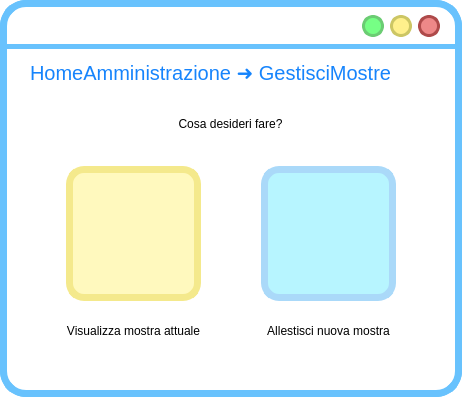
<?xml version="1.0" encoding="UTF-8"?>
<ui version="4.0">
 <class>MainWindow</class>
 <widget class="QMainWindow" name="MainWindow">
  <property name="geometry">
   <rect>
    <x>0</x>
    <y>0</y>
    <width>462</width>
    <height>397</height>
   </rect>
  </property>
  <property name="windowTitle">
   <string>MainWindow</string>
  </property>
  <property name="styleSheet">
   <string notr="true">QWidget{
background:rgb(255, 255, 255);
border-radius:26px;
border-color:rgb(104, 194, 253);
border-style: solid;
border-width:7;
}
QLabel{
border-width:0;
font: 20pt &quot;Lato Light&quot;;
}
QLineEdit{
border-width:0;
font: 14pt &quot;Lato Light&quot;;
}
QAbstractItemView {
    border: 3px solid  rgb(104, 194, 253);  
border-radius:8px;
  selection-background-color:  rgb(104, 194, 253);
margin:-2px;
text-align:center;
border-width:5;
}</string>
  </property>
  <widget class="QWidget" name="centralwidget">
   <widget class="QLabel" name="label">
    <property name="geometry">
     <rect>
      <x>0</x>
      <y>44</y>
      <width>641</width>
      <height>5</height>
     </rect>
    </property>
    <property name="styleSheet">
     <string notr="true">background-color:rgb(104, 194, 253);</string>
    </property>
    <property name="text">
     <string/>
    </property>
   </widget>
   <widget class="QPushButton" name="reduceButton">
    <property name="geometry">
     <rect>
      <x>362</x>
      <y>15</y>
      <width>22</width>
      <height>22</height>
     </rect>
    </property>
    <property name="sizePolicy">
     <sizepolicy hsizetype="Fixed" vsizetype="Fixed">
      <horstretch>0</horstretch>
      <verstretch>0</verstretch>
     </sizepolicy>
    </property>
    <property name="minimumSize">
     <size>
      <width>22</width>
      <height>22</height>
     </size>
    </property>
    <property name="maximumSize">
     <size>
      <width>24</width>
      <height>24</height>
     </size>
    </property>
    <property name="cursor">
     <cursorShape>PointingHandCursor</cursorShape>
    </property>
    <property name="styleSheet">
     <string notr="true">QPushButton{
 background-color:#76ff85;
 border-style: solid;
 border-radius:11px;
font: 18pt &quot;Candara&quot;;
border-color:#6bcc73;
border-width:3;
}

QPushButton::pressed{
	background-color : white;
	border-color:#6bcc73;
	border-width:3;
}
</string>
    </property>
    <property name="text">
     <string/>
    </property>
   </widget>
   <widget class="QPushButton" name="exitButton">
    <property name="geometry">
     <rect>
      <x>418</x>
      <y>15</y>
      <width>22</width>
      <height>22</height>
     </rect>
    </property>
    <property name="sizePolicy">
     <sizepolicy hsizetype="Fixed" vsizetype="Fixed">
      <horstretch>0</horstretch>
      <verstretch>0</verstretch>
     </sizepolicy>
    </property>
    <property name="minimumSize">
     <size>
      <width>22</width>
      <height>22</height>
     </size>
    </property>
    <property name="maximumSize">
     <size>
      <width>24</width>
      <height>24</height>
     </size>
    </property>
    <property name="cursor">
     <cursorShape>PointingHandCursor</cursorShape>
    </property>
    <property name="styleSheet">
     <string notr="true">QPushButton{
 background-color:#ee8888;
 border-style: solid;
 border-radius:11px;
font: 18pt &quot;Candara&quot;;
border-color:#ae4a4a;
border-width:3;
}

QPushButton::pressed{
	background-color : white;
	border-color:#ae4a4a;
	border-width:3;
}
</string>
    </property>
    <property name="text">
     <string/>
    </property>
   </widget>
   <widget class="QPushButton" name="maximizeButton">
    <property name="geometry">
     <rect>
      <x>390</x>
      <y>15</y>
      <width>22</width>
      <height>22</height>
     </rect>
    </property>
    <property name="sizePolicy">
     <sizepolicy hsizetype="Fixed" vsizetype="Fixed">
      <horstretch>0</horstretch>
      <verstretch>0</verstretch>
     </sizepolicy>
    </property>
    <property name="minimumSize">
     <size>
      <width>20</width>
      <height>20</height>
     </size>
    </property>
    <property name="maximumSize">
     <size>
      <width>24</width>
      <height>24</height>
     </size>
    </property>
    <property name="cursor">
     <cursorShape>PointingHandCursor</cursorShape>
    </property>
    <property name="styleSheet">
     <string notr="true">QPushButton{
 background-color:#fff08c	;
 border-style: solid;
 border-radius:11px;
font: 18pt &quot;Candara&quot;;
border-color:#ccc664;
border-width:3;
}

QPushButton::pressed{
	background-color : white;
	border-color:#ccc664;
	border-width:3;
}
</string>
    </property>
    <property name="text">
     <string/>
    </property>
   </widget>
   <widget class="QLabel" name="titoloLabel">
    <property name="geometry">
     <rect>
      <x>30</x>
      <y>57</y>
      <width>371</width>
      <height>31</height>
     </rect>
    </property>
    <property name="styleSheet">
     <string notr="true">font-size: 20px;
text-align: left;
background-color: rgba(255, 255, 255,0);
color: #1684FC;
font: 14pt &quot;Lato&quot;;</string>
    </property>
    <property name="text">
     <string>HomeAmministrazione ➜ GestisciMostre</string>
    </property>
   </widget>
   <widget class="QLabel" name="indietroLabel">
    <property name="geometry">
     <rect>
      <x>400</x>
      <y>60</y>
      <width>38</width>
      <height>38</height>
     </rect>
    </property>
    <property name="font">
     <font>
      <family>Lato Light</family>
      <pointsize>20</pointsize>
      <weight>50</weight>
      <italic>false</italic>
      <bold>false</bold>
     </font>
    </property>
    <property name="styleSheet">
     <string notr="true">QLabel{
left: 679px;
top: 140px;
width: 38px;
height: 38px;
border-radius: 33px;
background-color: rgba(173, 237, 255, 0);
}</string>
    </property>
    <property name="text">
     <string/>
    </property>
    <property name="pixmap">
     <pixmap>res/arrow_back_FILL1_wght700_GRAD200_opsz48_risultato.png</pixmap>
    </property>
    <property name="scaledContents">
     <bool>true</bool>
    </property>
    <property name="margin">
     <number>0</number>
    </property>
   </widget>
   <widget class="QLabel" name="InserisciManualmenteBigButton">
    <property name="geometry">
     <rect>
      <x>66</x>
      <y>166</y>
      <width>135</width>
      <height>135</height>
     </rect>
    </property>
    <property name="cursor">
     <cursorShape>PointingHandCursor</cursorShape>
    </property>
    <property name="mouseTracking">
     <bool>true</bool>
    </property>
    <property name="styleSheet">
     <string notr="true">QLabel{
background-color:rgb(255, 249, 190);
border-radius:18;
border-color:rgb(244, 233, 140);
border-width:7;
border-style: solid;
}

QLabel:hover{
background-color: rgb(244, 233, 140);
}
</string>
    </property>
    <property name="text">
     <string/>
    </property>
    <property name="pixmap">
     <pixmap>res/info_FILL1_wght600_GRAD200_opsz48_risultato.png</pixmap>
    </property>
    <property name="scaledContents">
     <bool>true</bool>
    </property>
    <property name="margin">
     <number>17</number>
    </property>
   </widget>
   <widget class="QLabel" name="ScannerizzaBigButton">
    <property name="geometry">
     <rect>
      <x>261</x>
      <y>166</y>
      <width>135</width>
      <height>135</height>
     </rect>
    </property>
    <property name="cursor">
     <cursorShape>PointingHandCursor</cursorShape>
    </property>
    <property name="mouseTracking">
     <bool>true</bool>
    </property>
    <property name="styleSheet">
     <string notr="true">QLabel{
background-color:rgb(183, 245, 255);
border-radius:18;
border-color:rgb(170, 217, 249);
border-width:7;
border-style: solid;
}

QLabel:hover{
background-color: rgb(170, 217, 249);
}
</string>
    </property>
    <property name="text">
     <string/>
    </property>
    <property name="pixmap">
     <pixmap>res/add_photo_alternate_FILL1_wght600_GRAD200_opsz48_risultato.png</pixmap>
    </property>
    <property name="scaledContents">
     <bool>true</bool>
    </property>
    <property name="margin">
     <number>17</number>
    </property>
   </widget>
   <widget class="QLabel" name="label_4">
    <property name="geometry">
     <rect>
      <x>10</x>
      <y>99</y>
      <width>441</width>
      <height>51</height>
     </rect>
    </property>
    <property name="styleSheet">
     <string notr="true">QLabel{
font: 25 18pt &quot;Lato Light&quot;;
background-color: rgba(255, 255, 255,0);
}</string>
    </property>
    <property name="text">
     <string>&lt;html&gt;&lt;head/&gt;&lt;body&gt;&lt;p align=&quot;center&quot;&gt;Cosa desideri fare?&lt;/p&gt;&lt;/body&gt;&lt;/html&gt;</string>
    </property>
   </widget>
   <widget class="QLabel" name="label_5">
    <property name="geometry">
     <rect>
      <x>58</x>
      <y>310</y>
      <width>151</width>
      <height>41</height>
     </rect>
    </property>
    <property name="styleSheet">
     <string notr="true">QLabel{
font: 25 14pt &quot;Lato Light&quot;;
background-color: rgba(255, 255, 255,0);
}</string>
    </property>
    <property name="text">
     <string>Visualizza mostra attuale</string>
    </property>
    <property name="textFormat">
     <enum>Qt::PlainText</enum>
    </property>
    <property name="alignment">
     <set>Qt::AlignCenter</set>
    </property>
    <property name="wordWrap">
     <bool>true</bool>
    </property>
   </widget>
   <widget class="QLabel" name="label_6">
    <property name="geometry">
     <rect>
      <x>253</x>
      <y>310</y>
      <width>151</width>
      <height>41</height>
     </rect>
    </property>
    <property name="styleSheet">
     <string notr="true">QLabel{
font: 25 14pt &quot;Lato Light&quot;;
background-color: rgba(255, 255, 255,0);
}</string>
    </property>
    <property name="text">
     <string>Allestisci nuova mostra</string>
    </property>
    <property name="textFormat">
     <enum>Qt::PlainText</enum>
    </property>
    <property name="alignment">
     <set>Qt::AlignCenter</set>
    </property>
    <property name="wordWrap">
     <bool>true</bool>
    </property>
   </widget>
  </widget>
 </widget>
 <resources>
  <include location="../../../AppData/Local/Temp/res.qrc"/>
  <include location="../../../AppData/Local/Temp/res/res.qrc"/>
 </resources>
 <connections/>
</ui>
